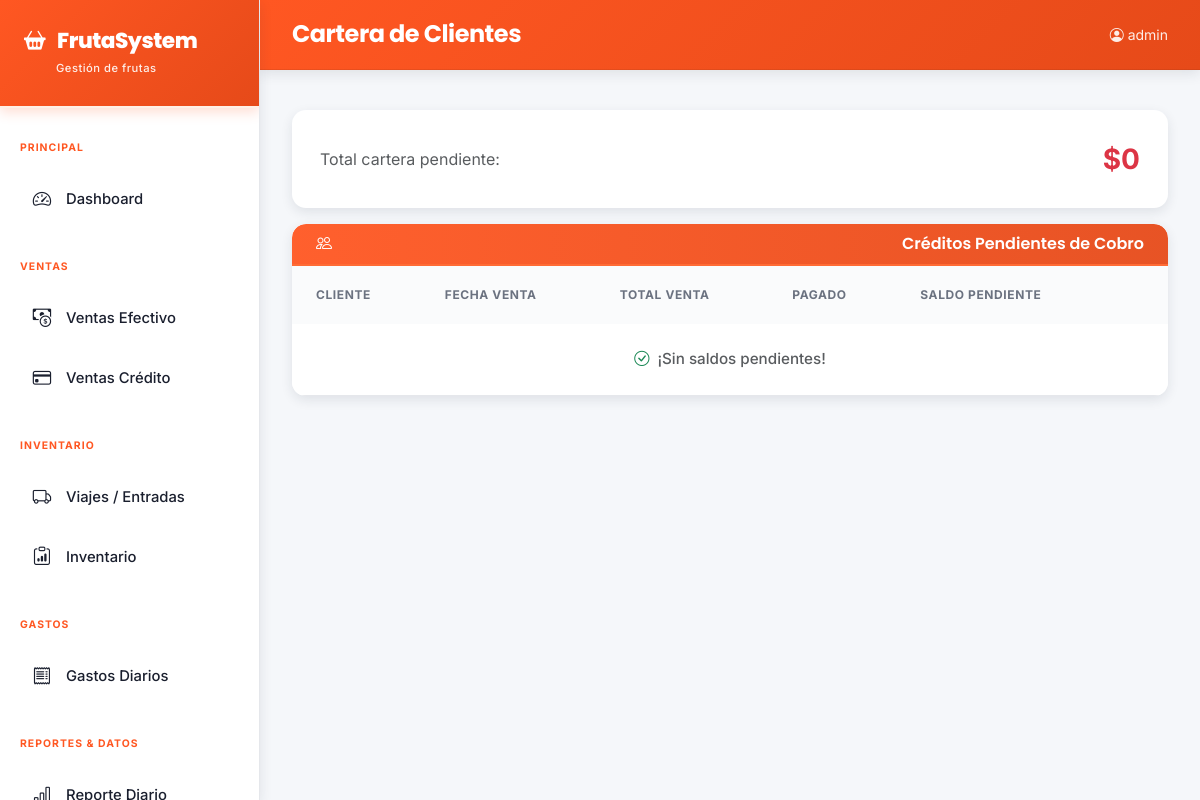
/reportes/cartera/ (signed in), run on an earlier commit of the app's database.
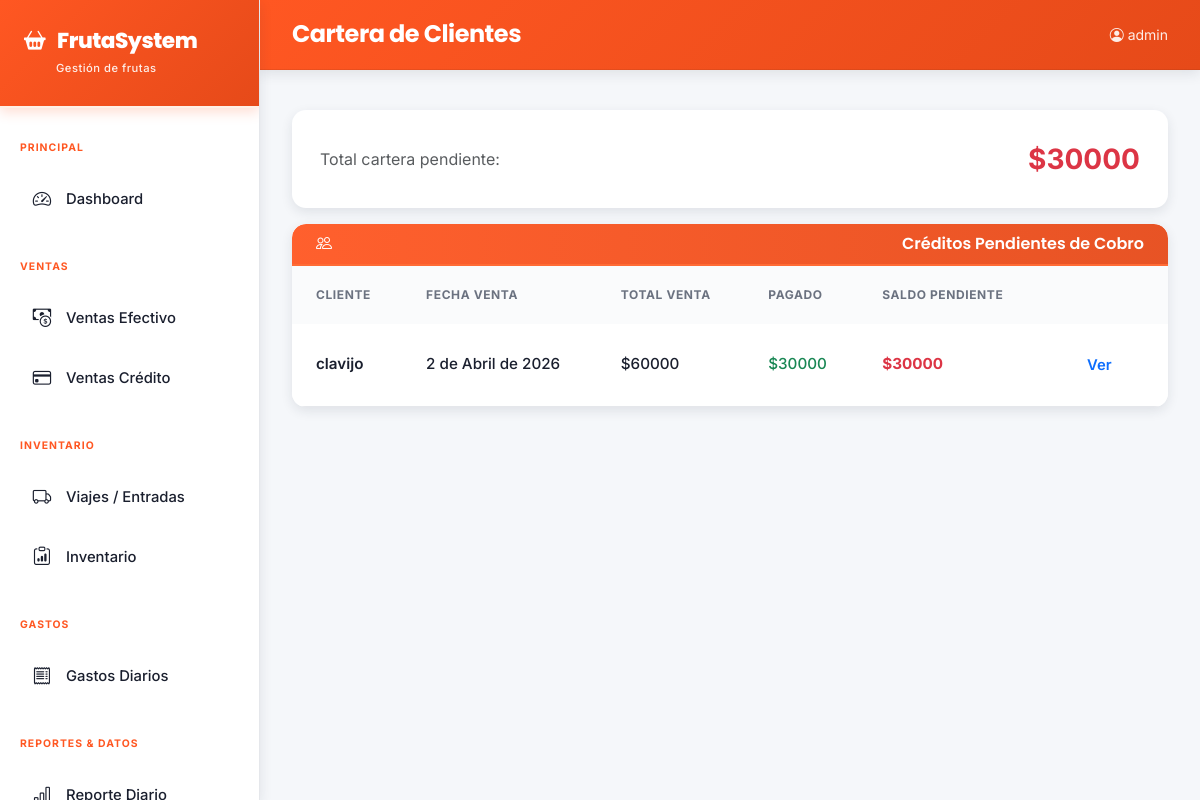
And on a later commit of the database.
### core/models.py (models this page shows, shortened)
class VentaCredito(models.Model):
    cliente = models.ForeignKey(Cliente, on_delete=models.PROTECT, related_name='ventas', verbose_name='Cliente')
    producto = models.ForeignKey(Producto, on_delete=models.PROTECT, related_name='ventas_credito', verbose_name='Producto', null=True, blank=True)
    fecha = models.DateField(verbose_name='Fecha de venta')
    fecha_vencimiento = models.DateField(verbose_name='Fecha de vencimiento', null=True, blank=True)
    observaciones = models.TextField(blank=True, verbose_name='Observaciones')
    created_at = models.DateTimeField(auto_now_add=True)
    @property
    def total(self): return sum(d.total for d in self.detalles.all())
    @property
    def total_pagado(self): return sum(p.monto for p in self.pagos.all())
    @property
    def saldo_pendiente(self): return self.total - self.total_pagado
    class Meta:
        verbose_name = 'Venta a Crédito'; verbose_name_plural = 'Ventas a Crédito'; ordering = ['-fecha']

class Cliente(models.Model):
    nombre = models.CharField(max_length=200, verbose_name='Nombre')
    telefono = models.CharField(max_length=20, blank=True, verbose_name='Teléfono')
    direccion = models.TextField(blank=True, verbose_name='Dirección')
    activo = models.BooleanField(default=True, verbose_name='Activo')
    def __str__(self): return self.nombre
    class Meta:
        verbose_name = 'Cliente'; verbose_name_plural = 'Clientes'; ordering = ['nombre']

class DetalleVentaCredito(models.Model):
    venta = models.ForeignKey(VentaCredito, on_delete=models.CASCADE, related_name='detalles', verbose_name='Venta')
    clasificacion = models.ForeignKey(Clasificacion, on_delete=models.PROTECT, verbose_name='Clasificación')
    kg_vendido = models.DecimalField(max_digits=10, decimal_places=2, verbose_name='Kg vendido')
    precio_por_kg = models.DecimalField(max_digits=10, decimal_places=2, verbose_name='Precio por kg')
    @property
    def total(self): return self.kg_vendido * self.precio_por_kg
    class Meta:
        verbose_name = 'Detalle de Venta'; verbose_name_plural = 'Detalles de Venta'

class PagoVentaCredito(models.Model):
    venta = models.ForeignKey(VentaCredito, on_delete=models.CASCADE, related_name='pagos', verbose_name='Venta')
    monto = models.DecimalField(max_digits=12, decimal_places=2, verbose_name='Monto')
    medio_pago = models.CharField(max_length=20, choices=MEDIO_PAGO_CHOICES, verbose_name='Medio de pago')
    fecha = models.DateField(verbose_name='Fecha')
    observaciones = models.TextField(blank=True, verbose_name='Observaciones')
    class Meta:
        verbose_name = 'Pago de Venta'; verbose_name_plural = 'Pagos de Ventas'; ordering = ['-fecha']

### core/views.py (the view)
# urls.py: path('reportes/cartera/', views.reporte_cartera, name='reporte_cartera'),
@login_required
def reporte_cartera(request):
    ventas = VentaCredito.objects.select_related('cliente', 'producto').all()
    pendientes = [v for v in ventas if v.saldo_pendiente > 0]
    total_cartera = sum(v.saldo_pendiente for v in pendientes)
    return render(request, 'core/reporte_cartera.html', {'pendientes': pendientes, 'total_cartera': total_cartera})

### core/templates/core/reporte_cartera.html (shortened to what this page needs)
{% extends 'core/base.html' %}
{% block page_title %}Cartera de Clientes{% endblock %}
{% block content %}
<div class="card mb-3">
  <div class="card-body d-flex justify-content-between align-items-center">
    <div><span class="text-muted">Total cartera pendiente:</span></div>
    <div class="fs-3 fw-bold text-danger">${{ total_cartera|default:0|floatformat:0 }}</div>
  </div>
</div>
<div class="card">
  <div class="card-header py-2 fw-semibold"><i class="bi bi-people me-2"></i>Créditos Pendientes de Cobro</div>
  <div class="card-body p-0">
    <table class="table table-hover mb-0">
      <thead><tr><th>Cliente</th><th>Fecha Venta</th><th>Total Venta</th><th>Pagado</th><th>Saldo Pendiente</th><th></th></tr></thead>
      <tbody>
      {% for v in pendientes %}
      <tr>
        <td class="fw-semibold">{{ v.cliente }}</td>
        <td>{{ v.fecha }}</td>
        <td>${{ v.total|default:0|floatformat:0 }}</td>
        <td class="text-success">${{ v.total_pagado|default:0|floatformat:0 }}</td>
        <td class="text-danger fw-bold">${{ v.saldo_pendiente|default:0|floatformat:0 }}</td>
        <td><a href="{% url 'venta_credito_detail' v.pk %}" class="btn btn-sm btn-outline-primary">Ver</a></td>
      </tr>
      {% empty %}
      <tr><td colspan="6" class="text-center text-muted py-4"><i class="bi bi-check-circle text-success me-2"></i>¡Sin saldos pendientes!</td></tr>
      {% endfor %}
      </tbody>
    </table>
  </div>
</div>
{% endblock %}

What changed in the data, as far as the page shows it:
added VentaCredito: cliente "clavijo", fecha "2 de Abril de 2026", total "60000", total_pagado "30000", saldo_pendiente "30000"
Also different on the page:
{{ total_cartera|default:0|floatformat:0 }}: "0" → "30000"
text no longer shown: "¡Sin saldos pendientes!"
